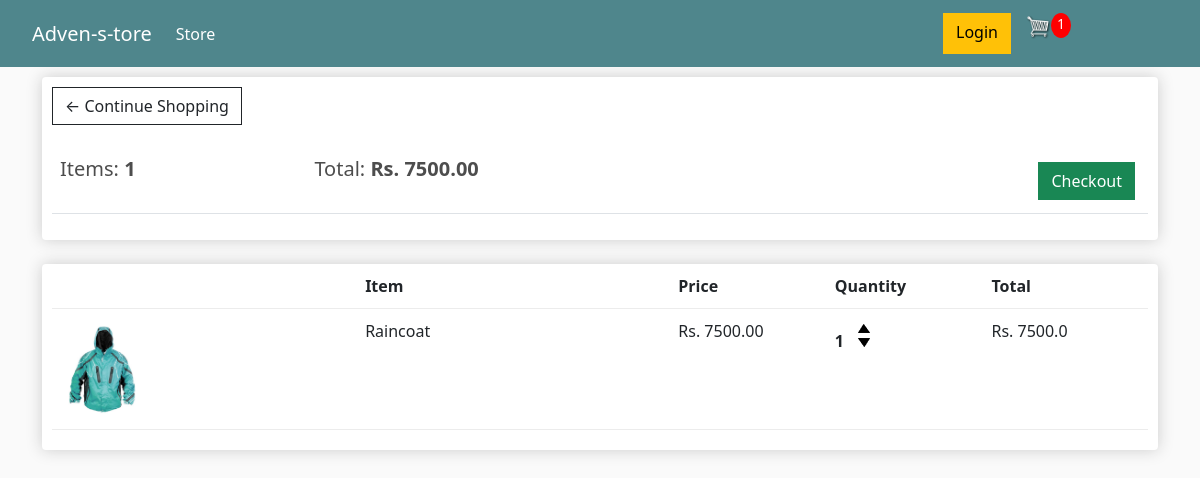
The app's page /cart/ (signed in), older data.
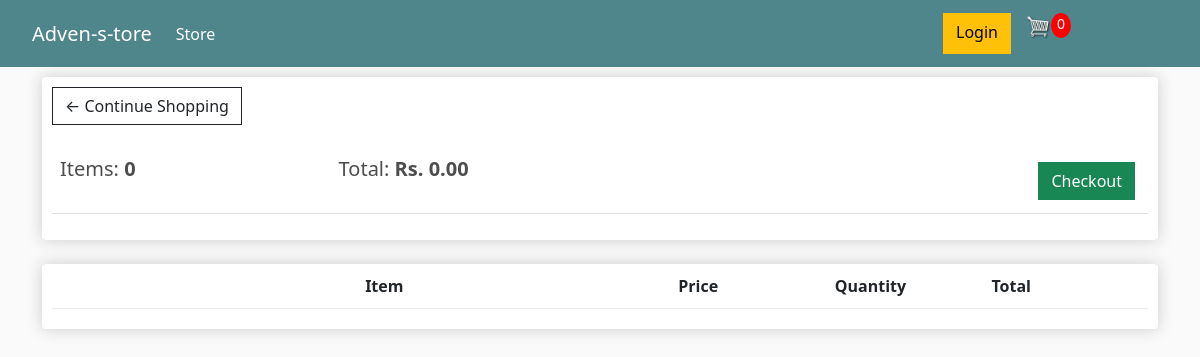
The same page, newer data.
### store/models.py (models this page shows, shortened)
class Order(models.Model):
    customer = models.ForeignKey(Customer, on_delete=models.SET_NULL, blank=True, null=True)
    date_ordered = models.DateTimeField(auto_now_add=True)
    complete = models.BooleanField(default=False, null=True, blank=False)
    transaction_id = models.CharField(max_length=200, null=True)
    @property
    def get_cart_total(self):
        orderitems = self.orderitem_set.all()
        total = sum([item.get_total for item in orderitems])
        return total
    @property
    def get_cart_items(self):
        orderitems = self.orderitem_set.all()
        total = sum([item.quantity for item in orderitems])
        return total

class OrderItem(models.Model):
    product = models.ForeignKey(Product, on_delete=models.SET_NULL, blank=True, null=True)
    order = models.ForeignKey(Order, on_delete=models.SET_NULL, blank=True, null=True)
    quantity = models.IntegerField(default=0, null=True, blank=True)
    date_added = models.DateTimeField(auto_now_add=True)
    @property
    def get_total(self):
        total = self.product.price * self.quantity
        return total

class Product(models.Model):
    name = models.CharField(max_length=200, null=True)
    price = models.FloatField()
    digital = models.BooleanField(default=False, null=True, blank=False)
    image = models.ImageField(null=True, blank=True)
    @property
    def imageURL(self):
        try:
            url = self.image.url
        except:
            url = ''
        return url

### store/views.py (the view)
# urls.py: path('cart/', views.cart, name='cart'),
def cart(request):
    if request.user.is_authenticated:
        customer = request.user.customer
        order, created = Order.objects.get_or_create(customer=customer, complete=False)
        items = order.orderitem_set.all()
        cartItems = order.get_cart_items
    else:
        items = [] # empty list
        order = {'get_cart_total':0, 'get_cart_items':0}
        cartItems = order['get_cart_items']
    context = {'items':items, 'order':order, 'cartItems':cartItems, 'shipping':False}
    return render(request, 'store/cart.html', context)

### store/templates/store/cart.html
{% extends 'store/main.html' %}
{% load static %}
{% block content %}
    <div class="row">
        <div class="col-lg-12">
            <div class="box-element">
                <a class="btn btn-outline-dark" href="{% url 'store' %}">&#x2190 Continue Shopping</a>
                <br><br>
                <table class="table">
                    <tr>
                        <th><h5>Items: <strong>{{order.get_cart_items}}</strong></h5></th>
                        <th><h5>Total: <strong>Rs. {{order.get_cart_total|floatformat:2}}</strong></h5></th>
                        <th>
                            <a style="float: right; margin: 5px;"class="btn btn-success" href="{% url 'checkout' %}">Checkout</a>
                        </th>
                    </tr>
                </table>
            </div>
            <br>
            <div class="box-element">
                <div class="cart-row">
                    <div style="flex: 2"></div>
                    <div style="flex: 2"><strong>Item</strong></div>
                    <div style="flex: 1"><strong>Price</strong></div>
                    <div style="flex: 1"><strong>Quantity</strong></div>
                    <div style="flex: 1"><strong>Total</strong></div>
                </div>
                {% for item in items %}
                <div class="cart-row">
                    <div style="flex: 2"><img class="row-image" src="{{item.product.imageURL}}" alt=""></div>
                    <div style="flex: 2">{{item.product.name}}</div>
                    <div style="flex: 1">Rs. {{item.product.price|floatformat:2}}</div>
                    <div style="flex: 1">
                        <p class="quantity">{{item.quantity}}</p>
                        <div class="quantity">
                            <img data-product={{item.product.id}} data-action="add" class="chg-quantity update-cart" src="{% static 'images/arrow-up.png' %}" alt="">
                            <img data-product={{item.product.id}} data-action="remove" class="chg-quantity update-cart" src="{% static 'images/arrow-down.png' %}" alt="">
                        </div>
                    </div>
                    <div style="flex: 1">Rs. {{item.get_total}}</div>
                </div>
                {% endfor %}
            </div>
        </div>
    </div>
{% endblock content %}

Row changes from the older to the newer data that the page shows:
removed OrderItem: product.imageURL (picture), product.name "Raincoat", product.price "7500.00", quantity "1", get_total "7500.0"
computed for Order: get_cart_items "1" → "0"; get_cart_total "7500.00" → "0.00"
Text that changed along with them:
{{ cartItems }}: "1" → "0"
